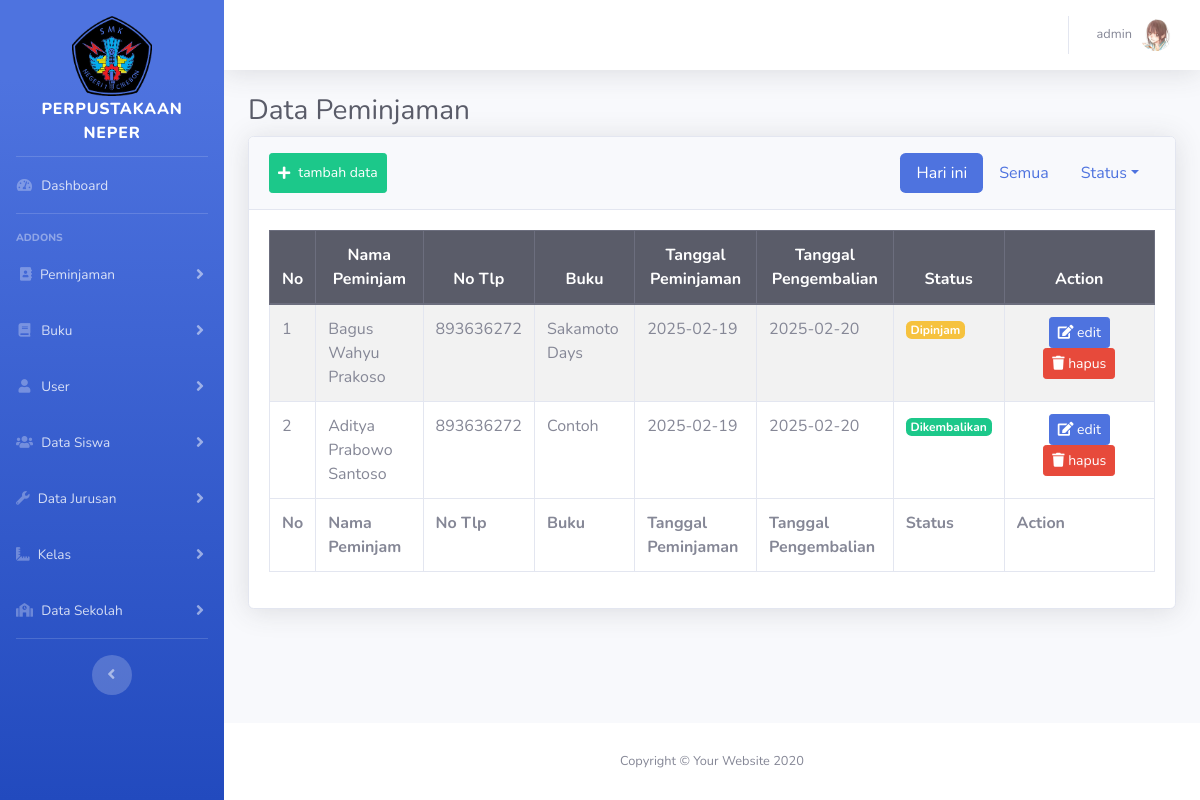
The page /view/peminjaman/index.php (signed in) on the database its author committed.
### tables this page shows
CREATE TABLE `peminjaman` (
  `id_peminjaman` int NOT NULL,
  `id_buku` int DEFAULT NULL,
  `id_siswa` int DEFAULT NULL,
  `id_admin` int DEFAULT NULL,
  `tanggal_pinjam` date NOT NULL,
  `tanggal_kembali` date NOT NULL,
  `status` enum('Dipinjam','Dikembalikan','Melebihi waktu') DEFAULT 'Dipinjam'
);

CREATE TABLE `siswa` (
  `id_siswa` int NOT NULL,
  `nama` varchar(255) NOT NULL,
  `nis` varchar(50) NOT NULL,
  `barcode` varchar(255) NOT NULL,
  `id_kelas` int DEFAULT NULL,
  `id_jurusan` int DEFAULT NULL,
  `alamat` text NOT NULL,
  `telepon` varchar(22) NOT NULL,
  `foto` text
);

CREATE TABLE `buku` (
  `id_buku` int NOT NULL,
  `judul` varchar(255) DEFAULT NULL,
  `pengarang` varchar(255) DEFAULT NULL,
  `penerbit` varchar(255) DEFAULT NULL,
  `tahun_terbit` date DEFAULT NULL,
  `foto` text,
  `barcode` varchar(255) DEFAULT NULL
);

### view/peminjaman/index.php (the view, shortened to what this page needs)
<?php
include '../../layout/header.php';
include '../../koneksi.php';
if(isset($_GET['status'])){
    $status = $_GET['status'];
}else{
    $status = "";
}
?>
<div class="container-fluid">
<h1 class="h3 mb-2 text-gray-800">Data Peminjaman</h1>
<div class="card shadow mb-4">
    <div class="card-header py-3 d-flex justify-content-between">
        <a href="<?= BASE_URL ?>/view/peminjaman/scan.php" class="btn btn-sm btn-success d-flex align-items-center"><i class="fas fa-plus mr-2"></i> tambah data</a>
        <div class="button-data">
            <ul class="nav nav-pills">
                <li class="nav-item">
                    <a class="nav-link <?= $status === '' ? 'active' : '' ?> " href="index.php">Hari ini</a>
                </li>
                <li class="nav-item">
                    <a class="nav-link <?= $status === 'semua' ? 'active' : '' ?>" href="index.php?status=semua">Semua</a>
                </li>
                <li class="nav-item dropdown d-flex align-items-center ">
                    <a class="nav-link dropdown-toggle <?= $status === 'dipinjam' || $status === 'dikembalikan' || $status === 'melebihiwaktu'  ? 'active' : '' ?>" data-toggle="dropdown" href="#" role="button" aria-expanded="false">Status</a>
                </li>
            </ul>
        </div>
    </div>
    <div class="card-body">
        <div class="table-responsive">
            <table class="table table-bordered   table-striped tabelData" id="example1" width="100%" cellspacing="0">
                <thead class= "thead-dark">
                    <tr class="text-center" >
                    <th style="width:1%;">No</th>
                        <th>Nama Peminjam</th>
                        <th>No Tlp</th>
                        <th>Buku</th>
                        <th>Tanggal Peminjaman</th>
                        <th>Tanggal Pengembalian</th>
                        <th>Status</th>
                        <th style="width:10%">Action</th>
                    </tr>
                </thead>
                <tfoot>
                    <tr>
                        <th style="width:1%;">No</th>
                        <th>Nama Peminjam</th>
                        <th>No Tlp</th>
                        <th>Buku</th>
                        <th>Tanggal Peminjaman</th>
                        <th>Tanggal Pengembalian</th>
                        <th>Status</th>
                        <th style="width:17%">Action</th>
                    </tr>
                </tfoot>
                <tbody>
                    <?php
                    $query = "SELECT pj.*, b.judul AS nama_buku, b.barcode AS barcode_buku, s.nama AS nama_siswa, s.telepon, s.id_siswa, s.foto AS foto_siswa, s.nis, s.telepon, CONCAT(k.tingkat, ' ', j.singkatan, ' ', k.nama_kelas) AS nama_kelas FROM peminjaman pj JOIN buku b ON pj.id_buku = b.id_buku JOIN siswa s ON pj.id_siswa = s.id_siswa JOIN kelas k ON s.id_kelas = k.id_kelas JOIN jurusan j ON s.id_jurusan = j.id_jurusan  order by pj.id_peminjaman DESC";
                    if(!isset($_GET['status'])){
                        $queryData = "SELECT pj.*, b.judul AS nama_buku, b.barcode AS barcode_buku, s.nama AS nama_siswa, s.telepon, s.id_siswa, s.foto AS foto_siswa, s.nis, s.telepon, CONCAT(k.tingkat, ' ', j.singkatan, ' ', k.nama_kelas) AS nama_kelas FROM peminjaman pj JOIN buku b ON pj.id_buku = b.id_buku JOIN siswa s ON pj.id_siswa = s.id_siswa JOIN kelas k ON s.id_kelas = k.id_kelas JOIN jurusan j ON s.id_jurusan = j.id_jurusan WHERE DATE(pj.tanggal_pinjam) = CURDATE() OR DATE(pj.tanggal_kembali) = CURDATE() order by pj.id_peminjaman DESC";
                    }else if($_GET['status'] === 'dipinjam'){
                        $queryData = "SELECT pj.*, b.judul AS nama_buku, b.barcode AS barcode_buku, s.nama AS nama_siswa, s.telepon, s.id_siswa, s.foto AS foto_siswa, s.nis, s.telepon, CONCAT(k.tingkat, ' ', j.singkatan, ' ', k.nama_kelas) AS nama_kelas FROM peminjaman pj JOIN buku b ON pj.id_buku = b.id_buku JOIN siswa s ON pj.id_siswa = s.id_siswa JOIN kelas k ON s.id_kelas = k.id_kelas JOIN jurusan j ON s.id_jurusan = j.id_jurusan WHERE pj.status = 'Dipinjam'  order by pj.id_peminjaman DESC";
                    }else if($_GET['status'] === 'dikembalikan'){
                        $queryData = "SELECT pj.*, b.judul AS nama_buku, b.barcode AS barcode_buku, s.nama AS nama_siswa, s.telepon, s.id_siswa, s.foto AS foto_siswa, s.nis, s.telepon, CONCAT(k.tingkat, ' ', j.singkatan, ' ', k.nama_kelas) AS nama_kelas FROM peminjaman pj JOIN buku b ON pj.id_buku = b.id_buku JOIN siswa s ON pj.id_siswa = s.id_siswa JOIN kelas k ON s.id_kelas = k.id_kelas JOIN jurusan j ON s.id_jurusan = j.id_jurusan WHERE pj.status = 'Dikembalikan'  order by pj.id_peminjaman DESC";
                    }else if($_GET['status'] === 'melebihiwaktu'){
                        $queryData = "SELECT pj.*, b.judul AS nama_buku, b.barcode AS barcode_buku, s.nama AS nama_siswa, s.telepon, s.id_siswa, s.foto AS foto_siswa, s.nis, s.telepon, CONCAT(k.tingkat, ' ', j.singkatan, ' ', k.nama_kelas) AS nama_kelas FROM peminjaman pj JOIN buku b ON pj.id_buku = b.id_buku JOIN siswa s ON pj.id_siswa = s.id_siswa JOIN kelas k ON s.id_kelas = k.id_kelas JOIN jurusan j ON s.id_jurusan = j.id_jurusan WHERE pj.status = 'Melebihi waktu'  order by pj.id_peminjaman DESC";
                    }else if($_GET['status'] === 'semua'){
                        $queryData = $query;
                    }
                    $queryKonek = $koneksi->prepare($queryData);
                    $queryKonek->execute();
                    $result = $queryKonek->get_result();
                    $no = 1;
                    while($row = $result->fetch_array()){
                     ?>
                      <tr>
                        <td><?= $no ++ ?></td>
                        <td><?= htmlspecialchars($row['nama_siswa']) ?></td>
                        <td><?= htmlspecialchars($row['telepon']) ?></td>
                        <td><?= htmlspecialchars($row['nama_buku']) ?></td>
                        <td><?= htmlspecialchars($row['tanggal_pinjam']) ?></td>
                        <td><?= htmlspecialchars($row['tanggal_kembali']) ?></td>
                        <td><span class="badge <?= $row['status'] === 'Dipinjam' ? 'badge-warning' : ($row['status'] === 'Dikembalikan' ? 'badge-success' : 'badge-danger') ?>">
                            <?= $row['status'] ?>
                            </span>
                        </td>
                        <td class="text-center">
                            <a href="#" data-toggle="modal" onclick="showModalUpdate('<?= $row['id_siswa'] ?>', '<?= $row['id_peminjaman'] ?>', '<?= $row['nis'] ?>', '<?= $row['telepon'] ?>', '<?= $row['nama_siswa'] ?>', '<?= $row['foto_siswa'] ?>', '<?= $row['nama_kelas'] ?>', '<?= $row['barcode_buku'] ?>', '<?= $row['tanggal_kembali'] ?>', '<?= $row['status'] ?>')" class="btn btn-sm btn-primary"><i class="fas fa-edit"></i> edit</a>
                            <a href="#"  class="btn btn-danger btn-sm hapus-btn" data-idhapus = "<?= $row['id_peminjaman'] ?>"><i class="fas fa-trash"></i> hapus</a>
                        </td>
                    </tr>
                    <?php } $result->close() ?>
                </tbody>
            </table>
        </div>
    </div>
</div>
</div>
<?php
include '../../layout/footer.php';
 ?>

### rows shown on the page
peminjaman: id_siswa.nama "Bagus Wahyu Prakoso", id_siswa.telepon "893636272", id_buku.judul "Sakamoto Days", tanggal_pinjam "2025-02-19", tanggal_kembali "2025-02-20", status "Dipinjam"
peminjaman: id_siswa.nama "Aditya Prabowo Santoso", id_siswa.telepon "893636272", id_buku.judul "Contoh", tanggal_pinjam "2025-02-19", tanggal_kembali "2025-02-20", status "Dikembalikan"

### other values the page prints
$_SESSION['username'] "admin"
